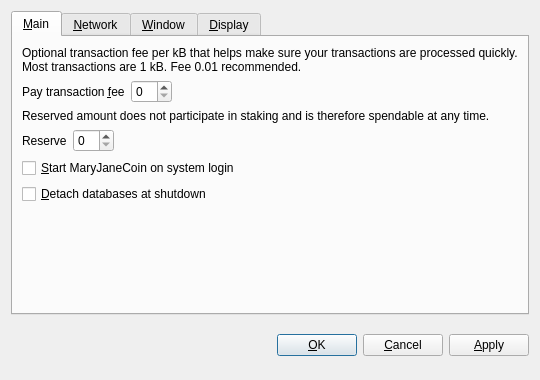
<?xml version="1.0" encoding="UTF-8"?>
<ui version="4.0">
 <class>OptionsDialog</class>
 <widget class="QDialog" name="OptionsDialog">
  <property name="geometry">
   <rect>
    <x>0</x>
    <y>0</y>
    <width>540</width>
    <height>380</height>
   </rect>
  </property>
  <property name="windowTitle">
   <string>Options</string>
  </property>
  <property name="modal">
   <bool>true</bool>
  </property>
  <layout class="QVBoxLayout" name="verticalLayout">
   <item>
    <widget class="QTabWidget" name="tabWidget">
     <property name="tabPosition">
      <enum>QTabWidget::North</enum>
     </property>
     <property name="currentIndex">
      <number>0</number>
     </property>
     <widget class="QWidget" name="tabMain">
      <attribute name="title">
       <string>&amp;Main</string>
      </attribute>
      <layout class="QVBoxLayout" name="verticalLayout_Main">
       <item>
        <widget class="QLabel" name="transactionFeeInfoLabel">
         <property name="text">
          <string>Optional transaction fee per kB that helps make sure your transactions are processed quickly. Most transactions are 1 kB. Fee 0.01 recommended.</string>
         </property>
         <property name="textFormat">
          <enum>Qt::PlainText</enum>
         </property>
         <property name="wordWrap">
          <bool>true</bool>
         </property>
        </widget>
       </item>
       <item>
        <layout class="QHBoxLayout" name="horizontalLayoutFee">
         <item>
          <widget class="QLabel" name="transactionFeeLabel">
           <property name="text">
            <string>Pay transaction &amp;fee</string>
           </property>
           <property name="textFormat">
            <enum>Qt::PlainText</enum>
           </property>
           <property name="buddy">
            <cstring>transactionFee</cstring>
           </property>
          </widget>
         </item>
         <item>
          <widget class="BitcoinAmountField" name="transactionFee"/>
         </item>
         <item>
          <spacer name="horizontalSpacerFee">
           <property name="orientation">
            <enum>Qt::Horizontal</enum>
           </property>
           <property name="sizeHint" stdset="0">
            <size>
             <width>40</width>
             <height>20</height>
            </size>
           </property>
          </spacer>
         </item>
        </layout>
       </item>
       <item>
        <widget class="QLabel" name="reserveBalanceInfoLabel">
         <property name="text">
          <string>Reserved amount does not participate in staking and is therefore spendable at any time.</string>
         </property>
         <property name="textFormat">
          <enum>Qt::PlainText</enum>
         </property>
         <property name="wordWrap">
          <bool>true</bool>
         </property>
        </widget>
       </item>
       <item>
        <layout class="QHBoxLayout" name="horizontalLayoutReserveBalance">
         <item>
          <widget class="QLabel" name="reserveBalanceLabel">
           <property name="text">
            <string>Reserve</string>
           </property>
           <property name="textFormat">
            <enum>Qt::PlainText</enum>
           </property>
           <property name="buddy">
            <cstring>reserveBalance</cstring>
           </property>
          </widget>
         </item>
         <item>
          <widget class="BitcoinAmountField" name="reserveBalance"/>
         </item>
         <item>
          <spacer name="horizontalSpacerReserveBalance">
           <property name="orientation">
            <enum>Qt::Horizontal</enum>
           </property>
           <property name="sizeHint" stdset="0">
            <size>
             <width>40</width>
             <height>20</height>
            </size>
           </property>
          </spacer>
         </item>
        </layout>
       </item>
       <item>
        <widget class="QCheckBox" name="bitcoinAtStartup">
         <property name="toolTip">
          <string>Automatically start MaryJaneCoin after logging in to the system.</string>
         </property>
         <property name="text">
          <string>&amp;Start MaryJaneCoin on system login</string>
         </property>
        </widget>
       </item>
       <item>
        <widget class="QCheckBox" name="detachDatabases">
         <property name="toolTip">
          <string>Detach block and address databases at shutdown. This means they can be moved to another data directory, but it slows down shutdown. The wallet is always detached.</string>
         </property>
         <property name="text">
          <string>&amp;Detach databases at shutdown</string>
         </property>
        </widget>
       </item>
       <item>
        <spacer name="verticalSpacer_Main">
         <property name="orientation">
          <enum>Qt::Vertical</enum>
         </property>
         <property name="sizeHint" stdset="0">
          <size>
           <width>20</width>
           <height>40</height>
          </size>
         </property>
        </spacer>
       </item>
      </layout>
     </widget>
     <widget class="QWidget" name="tabNetwork">
      <attribute name="title">
       <string>&amp;Network</string>
      </attribute>
      <layout class="QVBoxLayout" name="verticalLayout_Network">
       <item>
        <widget class="QCheckBox" name="mapPortUpnp">
         <property name="toolTip">
          <string>Automatically open the MaryJaneCoin client port on the router. This only works when your router supports UPnP and it is enabled.</string>
         </property>
         <property name="text">
          <string>Map port using &amp;UPnP</string>
         </property>
        </widget>
       </item>
       <item>
        <widget class="QCheckBox" name="connectSocks">
         <property name="toolTip">
          <string>Connect to the MaryJaneCoin network through a SOCKS proxy (e.g. when connecting through Tor).</string>
         </property>
         <property name="text">
          <string>&amp;Connect through SOCKS proxy:</string>
         </property>
        </widget>
       </item>
       <item>
        <layout class="QHBoxLayout" name="horizontalLayout_Network">
         <item>
          <widget class="QLabel" name="proxyIpLabel">
           <property name="text">
            <string>Proxy &amp;IP:</string>
           </property>
           <property name="textFormat">
            <enum>Qt::PlainText</enum>
           </property>
           <property name="buddy">
            <cstring>proxyIp</cstring>
           </property>
          </widget>
         </item>
         <item>
          <widget class="QValidatedLineEdit" name="proxyIp">
           <property name="maximumSize">
            <size>
             <width>140</width>
             <height>16777215</height>
            </size>
           </property>
           <property name="toolTip">
            <string>IP address of the proxy (e.g. 127.0.0.1)</string>
           </property>
          </widget>
         </item>
         <item>
          <widget class="QLabel" name="proxyPortLabel">
           <property name="text">
            <string>&amp;Port:</string>
           </property>
           <property name="textFormat">
            <enum>Qt::PlainText</enum>
           </property>
           <property name="buddy">
            <cstring>proxyPort</cstring>
           </property>
          </widget>
         </item>
         <item>
          <widget class="QLineEdit" name="proxyPort">
           <property name="maximumSize">
            <size>
             <width>55</width>
             <height>16777215</height>
            </size>
           </property>
           <property name="toolTip">
            <string>Port of the proxy (e.g. 9050)</string>
           </property>
          </widget>
         </item>
         <item>
          <widget class="QLabel" name="socksVersionLabel">
           <property name="text">
            <string>SOCKS &amp;Version:</string>
           </property>
           <property name="textFormat">
            <enum>Qt::PlainText</enum>
           </property>
           <property name="buddy">
            <cstring>socksVersion</cstring>
           </property>
          </widget>
         </item>
         <item>
          <widget class="QValueComboBox" name="socksVersion">
           <property name="toolTip">
            <string>SOCKS version of the proxy (e.g. 5)</string>
           </property>
          </widget>
         </item>
         <item>
          <spacer name="horizontalSpacer_Network">
           <property name="orientation">
            <enum>Qt::Horizontal</enum>
           </property>
           <property name="sizeHint" stdset="0">
            <size>
             <width>40</width>
             <height>20</height>
            </size>
           </property>
          </spacer>
         </item>
        </layout>
       </item>
       <item>
        <spacer name="verticalSpacer_Network">
         <property name="orientation">
          <enum>Qt::Vertical</enum>
         </property>
         <property name="sizeHint" stdset="0">
          <size>
           <width>20</width>
           <height>40</height>
          </size>
         </property>
        </spacer>
       </item>
      </layout>
     </widget>
     <widget class="QWidget" name="tabWindow">
      <attribute name="title">
       <string>&amp;Window</string>
      </attribute>
      <layout class="QVBoxLayout" name="verticalLayout_Window">
       <item>
        <widget class="QCheckBox" name="minimizeToTray">
         <property name="toolTip">
          <string>Show only a tray icon after minimizing the window.</string>
         </property>
         <property name="text">
          <string>&amp;Minimize to the tray instead of the taskbar</string>
         </property>
        </widget>
       </item>
       <item>
        <widget class="QCheckBox" name="minimizeOnClose">
         <property name="toolTip">
          <string>Minimize instead of exit the application when the window is closed. When this option is enabled, the application will be closed only after selecting Quit in the menu.</string>
         </property>
         <property name="text">
          <string>M&amp;inimize on close</string>
         </property>
        </widget>
       </item>
       <item>
        <spacer name="verticalSpacer_Window">
         <property name="orientation">
          <enum>Qt::Vertical</enum>
         </property>
         <property name="sizeHint" stdset="0">
          <size>
           <width>20</width>
           <height>40</height>
          </size>
         </property>
        </spacer>
       </item>
      </layout>
     </widget>
     <widget class="QWidget" name="tabDisplay">
      <attribute name="title">
       <string>&amp;Display</string>
      </attribute>
      <layout class="QVBoxLayout" name="verticalLayout_Display">
       <item>
        <layout class="QHBoxLayout" name="horizontalLayout_1_Display">
         <item>
          <widget class="QLabel" name="langLabel">
           <property name="text">
            <string>User Interface &amp;language:</string>
           </property>
           <property name="textFormat">
            <enum>Qt::PlainText</enum>
           </property>
           <property name="buddy">
            <cstring>lang</cstring>
           </property>
          </widget>
         </item>
         <item>
          <widget class="QValueComboBox" name="lang">
           <property name="toolTip">
            <string>The user interface language can be set here. This setting will take effect after restarting MaryJaneCoin.</string>
           </property>
          </widget>
         </item>
        </layout>
       </item>
       <item>
        <layout class="QHBoxLayout" name="horizontalLayout_2_Display">
         <item>
          <widget class="QLabel" name="unitLabel">
           <property name="text">
            <string>&amp;Unit to show amounts in:</string>
           </property>
           <property name="textFormat">
            <enum>Qt::PlainText</enum>
           </property>
           <property name="buddy">
            <cstring>unit</cstring>
           </property>
          </widget>
         </item>
         <item>
          <widget class="QValueComboBox" name="unit">
           <property name="toolTip">
            <string>Choose the default subdivision unit to show in the interface and when sending coins.</string>
           </property>
          </widget>
         </item>
        </layout>
       </item>
       <item>
        <widget class="QCheckBox" name="displayAddresses">
         <property name="toolTip">
          <string>Whether to show MaryJaneCoin addresses in the transaction list or not.</string>
         </property>
         <property name="text">
          <string>&amp;Display addresses in transaction list</string>
         </property>
        </widget>
       </item>
       <item>
        <widget class="QCheckBox" name="coinControlFeatures">
         <property name="toolTip">
          <string>Whether to show coin control features or not.</string>
         </property>
         <property name="text">
          <string>Display coin &amp;control features (experts only!)</string>
         </property>
        </widget>
       </item>
       <item>
        <widget class="QCheckBox" name="minimizeCoinAge"> 
         <property name="toolTip"> 
          <string>Whether to select the coin outputs randomly or with minimal coin age.</string> 
         </property> 
         <property name="text"> 
          <string>Minimize weight consumption (experimental)</string> 
         </property> 
        </widget> 
       </item> 
       <item>
        <spacer name="verticalSpacer_Display">
         <property name="orientation">
          <enum>Qt::Vertical</enum>
         </property>
         <property name="sizeHint" stdset="0">
          <size>
           <width>20</width>
           <height>40</height>
          </size>
         </property>
        </spacer>
       </item>
      </layout>
     </widget>
    </widget>
   </item>
   <item>
    <layout class="QHBoxLayout" name="horizontalLayout_Buttons">
     <item>
      <spacer name="horizontalSpacer_1">
       <property name="orientation">
        <enum>Qt::Horizontal</enum>
       </property>
       <property name="sizeHint" stdset="0">
        <size>
         <width>40</width>
         <height>48</height>
        </size>
       </property>
      </spacer>
     </item>
     <item>
      <widget class="QLabel" name="statusLabel">
       <property name="font">
        <font>
         <weight>75</weight>
         <bold>true</bold>
        </font>
       </property>
       <property name="text">
        <string/>
       </property>
       <property name="textFormat">
        <enum>Qt::PlainText</enum>
       </property>
       <property name="wordWrap">
        <bool>true</bool>
       </property>
      </widget>
     </item>
     <item>
      <spacer name="horizontalSpacer_2">
       <property name="orientation">
        <enum>Qt::Horizontal</enum>
       </property>
       <property name="sizeHint" stdset="0">
        <size>
         <width>40</width>
         <height>48</height>
        </size>
       </property>
      </spacer>
     </item>
     <item>
      <widget class="QPushButton" name="okButton">
       <property name="text">
        <string>&amp;OK</string>
       </property>
      </widget>
     </item>
     <item>
      <widget class="QPushButton" name="cancelButton">
       <property name="text">
        <string>&amp;Cancel</string>
       </property>
       <property name="autoDefault">
        <bool>false</bool>
       </property>
      </widget>
     </item>
     <item>
      <widget class="QPushButton" name="applyButton">
       <property name="text">
        <string>&amp;Apply</string>
       </property>
       <property name="autoDefault">
        <bool>false</bool>
       </property>
      </widget>
     </item>
    </layout>
   </item>
  </layout>
 </widget>
 <customwidgets>
  <customwidget>
   <class>BitcoinAmountField</class>
   <extends>QSpinBox</extends>
   <header>qt/bitcoinamountfield.h</header>
  </customwidget>
  <customwidget>
   <class>QValueComboBox</class>
   <extends>QComboBox</extends>
   <header>qt/qvaluecombobox.h</header>
  </customwidget>
  <customwidget>
   <class>QValidatedLineEdit</class>
   <extends>QLineEdit</extends>
   <header>qt/qvalidatedlineedit.h</header>
  </customwidget>
 </customwidgets>
 <resources/>
 <connections/>
</ui>
